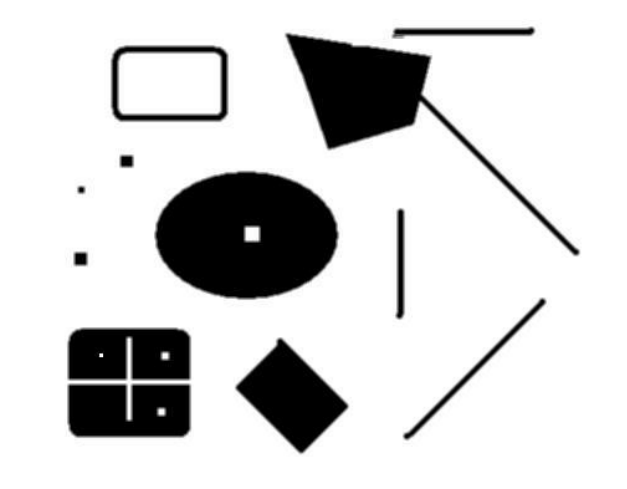
#> input picture images/edge.PNG, 627 x 489 px
$ jupyter execute --allow-errors Homography.ipynb   (shell and % lines are left out)
#> lines starting #> are read from the running program, lines starting #| are printed output that depends on the picture
### src/harris.py
from scipy.ndimage.filters import gaussian_filter
from sklearn.feature_extraction import image
import numpy as np

def compute_harris_interest_points(image, harris_alpha = 0.05, blur_sigma = 5):
    """
    Computes the harris reponse matrix given an image.
    https://ags.cs.uni-kl.de/fileadmin/inf_ags/opt-ss14/OPT_SS2014_lec02.pdf has a good rundown.
    Checks if the image is greyscale.
    If not, the image is converted to grayscale using the matlab formula.
    """
    if len(image.shape) == 3:
        image = 0.299 * image[:, :, 0] + 0.587 * image[:, :, 1] + 0.114 * image[:, :, 2]

    dx, dy = np.gradient(image)
    square_dx = np.square(dx)
    square_dy = np.square(dy)
    dxdy = dx * dy
    blurred_square_dx = gaussian_filter(square_dx, sigma = blur_sigma)
    blurred_square_dy = gaussian_filter(square_dy, sigma = blur_sigma)
    blurred_dxdy = gaussian_filter(dxdy, sigma = blur_sigma)
    harris = blurred_square_dx * blurred_square_dy - np.square(blurred_dxdy) - harris_alpha * np.square(blurred_square_dx + blurred_square_dy)

    return harris

def patch_non_maxima_suppression(img, patch_shape, return_coords = True):
    """
    Applies local maximising to square patches on the input image.
    The center of each patch in the img is compared to the pixels in the patch.
    If the center is not the maximum in the patch, it is ignored (implicitely set to zero)
    if return coords is true:
        return the image coordinates which are the local patch maximums.
    else:
        set to zero the coordinates corresponding to non-maximum responses
        and return the response matrix.
    """
    patches = image.extract_patches(img, patch_shape=patch_shape)

    patch_pixels = np.product(patch_shape)

    selector = np.argmax(
        patches.reshape(*patches.shape[:2], patch_pixels),
        axis = 2
        ) == (patch_pixels // 2)

    if return_coords:
        x, y = np.where( selector )

        y += patch_shape[0] // 2
        x += patch_shape[1] // 2

        return y, x

    else:
        y, x = np.where(np.logical_not(selector))
        y += patch_shape[0] // 2
        x += patch_shape[1] // 2

        img[y, x] = 0

        return img


# [62 lines of commented-out code are left out]


### Homography.ipynb
Equations:

P' = H * P (1)

- H: 3x3 homography matrix
- P, P': equivalent points in two images

From turning (1) into system of equations and rearranging so we have H * P - P' = 0, and developping we get Ah = 0
- h (9x1) is flattened H matrix
- lecture notes say only need A rank 8, each pair of points gives us two equations -> need 4 pairs of points
- See function `get_row_pair_A` for expressions for pairs rows of A

http://www.uio.no/studier/emner/matnat/its/UNIK4690/v16/forelesninger/lecture_4_3-estimating-homographies-from-feature-correspondences.pdf

## Steps:

- Get 4 * (x, y),(x', y') point pairs (i.e. from matching descriptors in a pair of images)
- Build A (i.e. 4*2 rows of equations)
- Compute SVD(A) = USV^T
- h = v_9 (i.e. column of V / row of V^T)

[cell 1]
import numpy as np
import matplotlib.pyplot as plt

[cell 2]
def get_row_pair_A(pair, pair_prime):
    x, y = pair[0], pair[1]
    x_p, y_p = pair_prime[0], pair_prime[1]
    return [
        [0, 0, 0, -x, -y, -1, y_p*x, y_p*y, y_p],
        [x, y, 1, 0, 0, 0, -x_p*x, -x_p*y, -x_p]
    ]

def build_A(pairs, pairs_prime):
    A = np.zeros((pairs.shape[0] * 2, 9))
    for i, (p, p_prime) in enumerate(zip(pairs, pairs_prime)):
        A[ i*2 : (i+1)*2 ] = get_row_pair_A(p, p_prime)

    return A

def get_homography_matrix(pairs, pairs_prime):
    A = build_A(pairs, pairs_prime)
    _, _, v = np.linalg.svd(A)
    H = (v[-1] / v[-1, -1]).reshape(3, 3)
    return H

[cell 3]
# pairs and pairs_prime represent 90° clockwise rotation
pairs = np.array([
    [0, 0],
    [0, 2],
    [1, 2],
    [1, 0]
])

pairs_prime = np.array([
    [0, 0],
    [2, 0],
    [2, -1],
    [0, -1]
])

plt.scatter(pairs[:, 1], pairs[:, 0], marker='x', c='r')
plt.scatter(pairs_prime[:, 1], pairs_prime[:, 0], marker='x', c='y')
plt.gca().invert_yaxis()

H = get_homography_matrix(pairs, pairs_prime)

H[np.abs(H) < 1e-10] = 0
print('H:')
print(H)
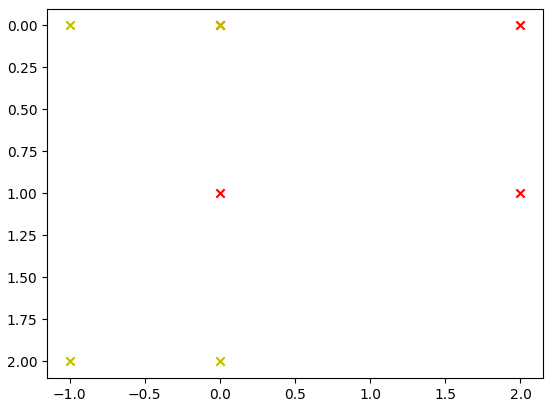
#> figure drawn by matplotlib, 1 panel

We know certain properties about H because the points given above represent a simple  clockwise rotation:
(See Matching lecture page 15)

- det([h11 h12; h21 h22]) = 1 (matlab syntax for 2x2 matrix)
- h31 = h32 = 0, h33 = 1

#> (a cell that did not finish here is left out)

Compute the projection of pairs using H and check that the projection is close to equal to pairs_prime:

[cell 5]
ppp = H.dot(np.concatenate((
    pairs, np.ones((4, 1))
), axis = 1).T).T

print(pairs_prime)
print(ppp)
assert np.allclose(pairs_prime, ppp[:, :2]) == True

## Testing on real image

[cell 6]
import matplotlib.pyplot as plt
from src.harris import compute_harris_interest_points, patch_non_maxima_suppression
from src.utils import plot_side_by_side

[cell 7]
image = plt.imread('images/edge.PNG')
#> image is the input picture: shape (489, 627, 4) float32; mean R, G, B, A 0.827, 0.827, 0.827, 1
rotated_image = np.rot90(image, k=3)
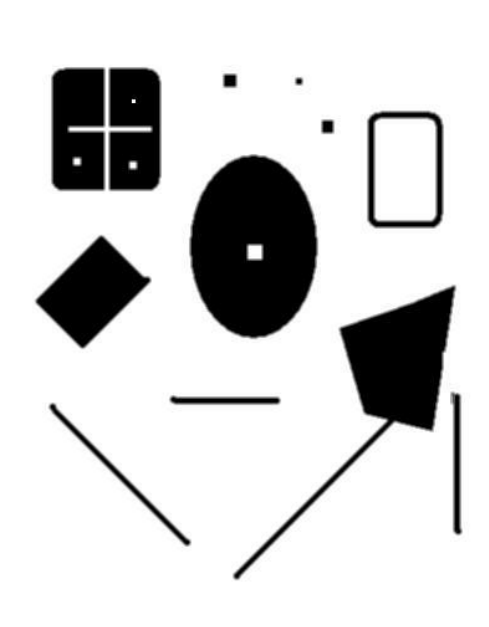
#> rotated_image: shape (627, 489, 4) float32; mean R, G, B, A 0.827, 0.827, 0.827, 1

## 1. Compute harris response, apply non-maxima suppression, threshold responses

[cell 8]
harris = compute_harris_interest_points(image, harris_alpha = 0.05, blur_sigma = 2) # compute raw harris interest points
#> in compute_harris_interest_points, `dxdy = dx * dy`:
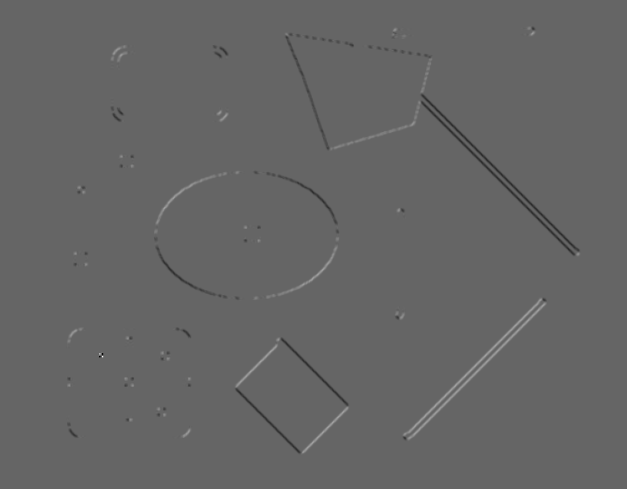
#> dxdy: shape (489, 627) float32; min -0.0952, max 0.144, mean -5.2e-05; drawn with min black and max white
#> in compute_harris_interest_points, `blurred_dxdy = gaussian_filter(dxdy, sigma = blur_sigma)`:
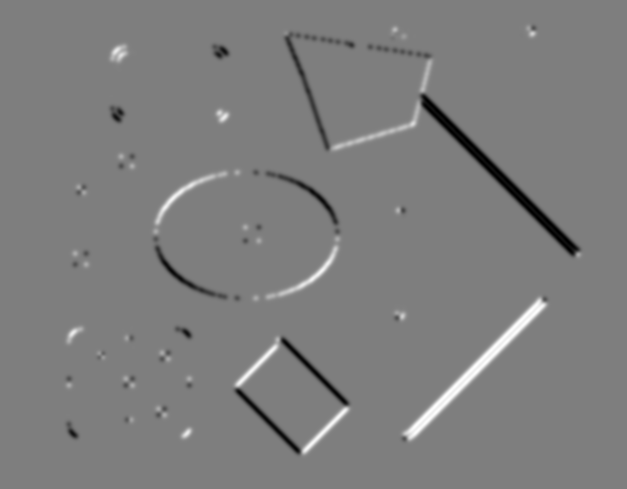
#> blurred_dxdy: shape (489, 627) float32; min -0.0221, max 0.0224, mean -5.2e-05; drawn with min black and max white
#> in compute_harris_interest_points, `harris = blurred_square_dx * blurred_square_dy - np.square(blurred_dxd..`:
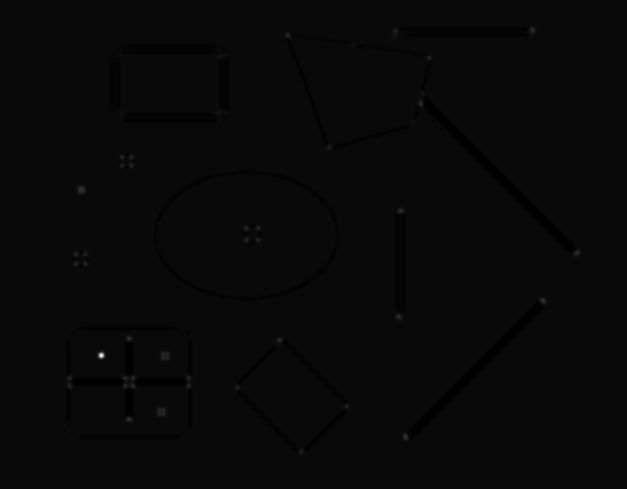
#> harris: shape (489, 627) float32; min -0.0001, max 0.00248, mean -2.69e-06; drawn with min black and max white
#> (the rest of this cell did not finish here and is left out)

y, x = np.where(img > img.mean()) #threshold responses
print(x.shape, y.shape)

[cell 9]
harris = compute_harris_interest_points(rotated_image, harris_alpha = 0.05, blur_sigma = 2) # compute raw harris interest points
#> call 2 of compute_harris_interest_points, with harris_alpha = 0.05, blur_sigma = 2
#> in compute_harris_interest_points (call 2), `dx, dy = np.gradient(image)`:
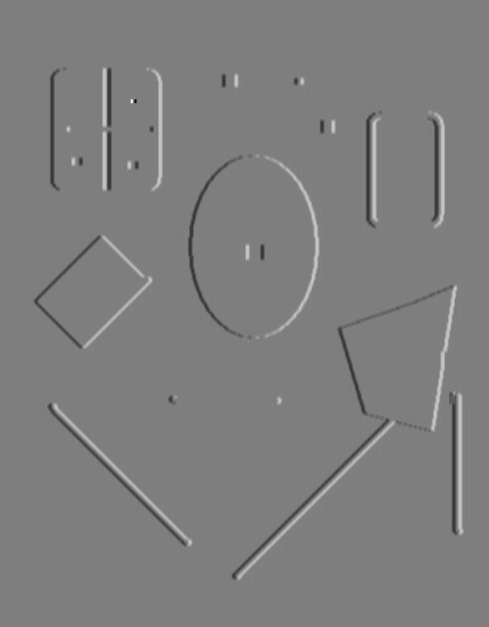
#> dy: shape (627, 489) float32; min -0.486, max 0.492, mean -4.49e-11; drawn with min black and max white
#> in compute_harris_interest_points (call 2), `dxdy = dx * dy`:
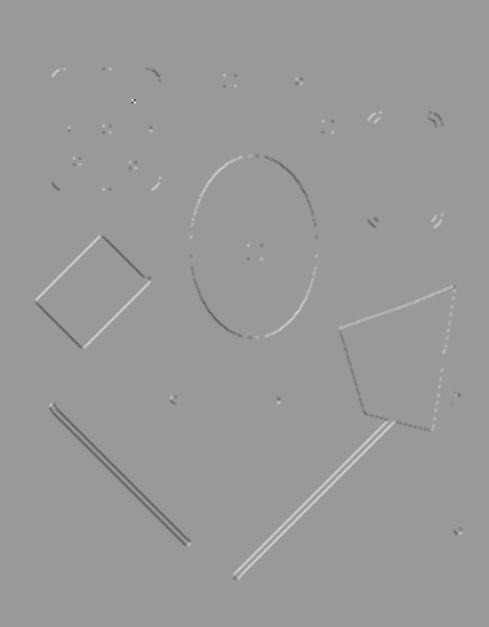
#> dxdy: shape (627, 489) float32; min -0.144, max 0.0952, mean 5.2e-05; drawn with min black and max white
#> in compute_harris_interest_points (call 2), `blurred_square_dy = gaussian_filter(square_dy, sigma = blur_sigma)`:
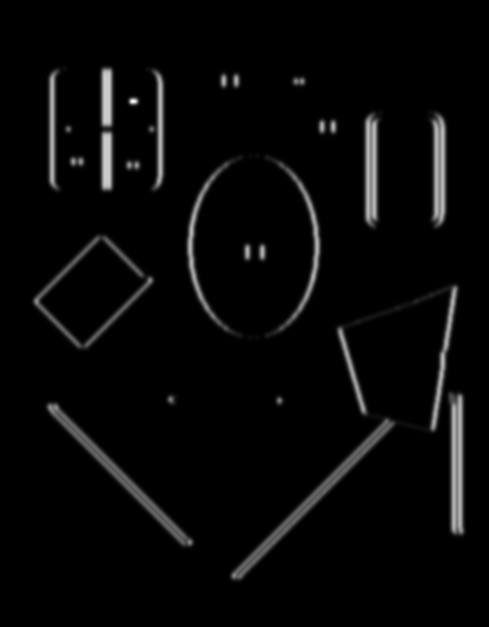
#> blurred_square_dy: shape (627, 489) float32; min 0, max 0.0556, mean 0.00173; drawn with min black and max white
#> in compute_harris_interest_points (call 2), `blurred_dxdy = gaussian_filter(dxdy, sigma = blur_sigma)`:
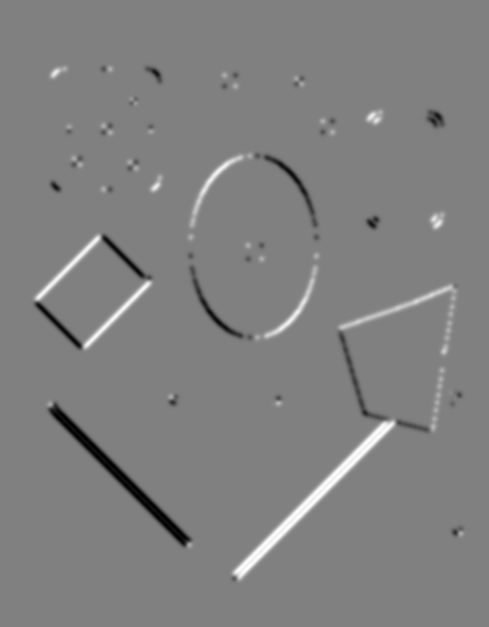
#> blurred_dxdy: shape (627, 489) float32; min -0.0224, max 0.0221, mean 5.2e-05; drawn with min black and max white
#> in compute_harris_interest_points (call 2), `harris = blurred_square_dx * blurred_square_dy - np.square(blurred_dxd..`:
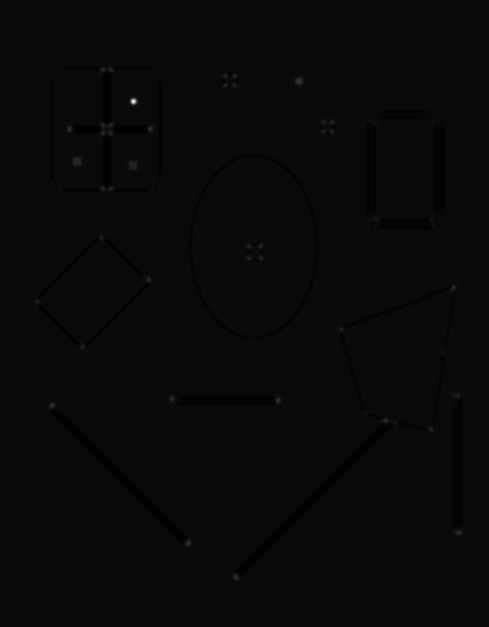
#> harris: shape (627, 489) float32; min -0.0001, max 0.00248, mean -2.69e-06; drawn with min black and max white
#> (the rest of this cell did not finish here and is left out)

y_p, x_p = np.where(img_prime > img_prime.mean()) #threshold responses
print(x_p.shape, y_p.shape)

[cell 10]
plt.figure(figsize=[10, 20])
plt.subplot(1, 2, 1)
plt.imshow(image)
#> (the rest of this cell did not finish here and is left out)

[cell 11]
to_grey = lambda img: 0.299 * img[:, :, 0] + 0.587 * img[:, :, 1] + 0.114 * img[:, :, 2]

image = (to_grey(image) * 255).astype(np.uint8)
#> image: shape (489, 627)
rotated_image = (to_grey(rotated_image) * 255).astype(np.uint8)
#> rotated_image: shape (627, 489)
